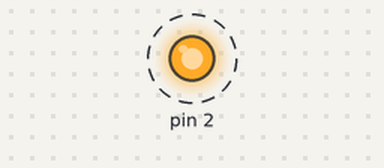
A sketch run on a simulated Arduino Uno, built with avr-gcc and run on an emulated ATmega328P. On the bench: output pins drawn as LEDs (lit = HIGH). Dashed ring = blinking.

Above: at 0.05 s.
Timing chart, 0 to 3.0 s (numbered marks = the images above):
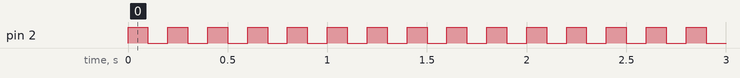

Measured:
- by itself, pin 2: alternates HIGH for 0.10 s and LOW for 0.10 s

The sketch:

03_LED_REG.ino
```cpp
void setup() {
  // setup() 함수는 프로그램이 시작될 때 한 번만 실행됩니다.
  // 이 함수에서 핀 모드나 초기 설정을 합니다.

  // 포트 D의 2번 핀(PD2)을 출력 모드로 설정합니다.
  // DDRD는 데이터 방향 레지스터로, 각 비트는 포트 D의 핀 방향을 설정합니다.
  // 0x04는 2진수 00000100으로, PD2 핀을 출력으로 설정하고 나머지 핀은 입력으로 설정합니다.
  DDRD = 0x04;
}

void loop() {
  // loop() 함수는 setup() 함수가 실행된 후 반복적으로 실행됩니다.
  // 이 함수에서 주로 메인 로직을 작성합니다.

  // 포트 D의 2번 핀(PD2)을 HIGH 상태로 설정하여 전압을 공급합니다.
  // PORTD는 포트 D의 핀 상태를 설정합니다.
  // 0x04는 2진수 00000100으로, PD2 핀만 HIGH 상태로 만들고 나머지 핀은 LOW 상태로 만듭니다.
  PORTD = 0x04;

  // 100 밀리초 동안 지연시킵니다.
  // 이 동안 PD2 핀은 HIGH 상태를 유지합니다.
  delay(100);

  // 포트 D의 2번 핀(PD2)을 LOW 상태로 설정하여 전압을 차단합니다.
  // 0x00은 모든 핀을 LOW 상태로 만듭니다.
  PORTD = 0x00;

  // 100 밀리초 동안 지연시킵니다.
  // 이 동안 PD2 핀은 LOW 상태를 유지합니다.
  delay(100);
}
```
